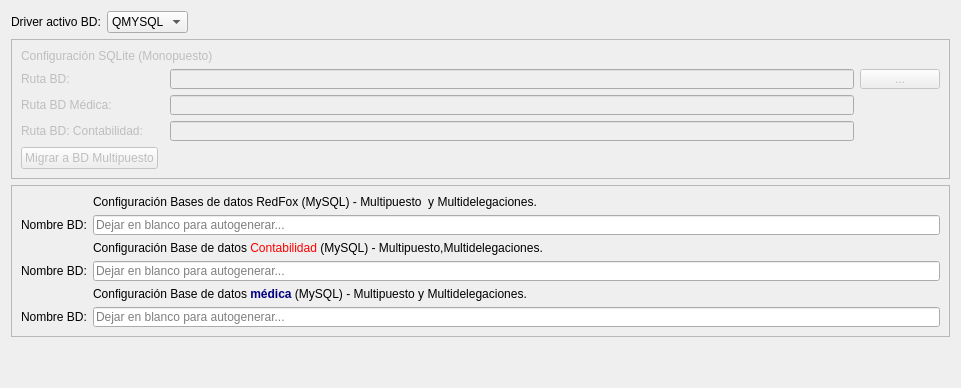
         <widget class="QWidget" name="tabWidgetPage2_3">
          <attribute name="title">
           <string>Datos conexión Base de datos</string>
          </attribute>
          <layout class="QGridLayout" name="gridLayout_54">
           <item row="4" column="0">
            <spacer name="verticalSpacer_21">
             <property name="orientation">
              <enum>Qt::Vertical</enum>
             </property>
             <property name="sizeHint" stdset="0">
              <size>
               <width>20</width>
               <height>40</height>
              </size>
             </property>
            </spacer>
           </item>
           <item row="0" column="1">
            <widget class="QComboBox" name="txtcDriver_3">
             <item>
              <property name="text">
               <string>QMYSQL</string>
              </property>
             </item>
            </widget>
           </item>
           <item row="0" column="2">
            <spacer name="horizontalSpacer_37">
             <property name="orientation">
              <enum>Qt::Horizontal</enum>
             </property>
             <property name="sizeHint" stdset="0">
              <size>
               <width>40</width>
               <height>20</height>
              </size>
             </property>
            </spacer>
           </item>
           <item row="0" column="0">
            <widget class="QLabel" name="label_199">
             <property name="text">
              <string>Driver activo BD:</string>
             </property>
            </widget>
           </item>
           <item row="3" column="0" colspan="3">
            <widget class="QFrame" name="mysql_frame_3">
             <property name="enabled">
              <bool>true</bool>
             </property>
             <property name="sizePolicy">
              <sizepolicy hsizetype="Preferred" vsizetype="Maximum">
               <horstretch>0</horstretch>
               <verstretch>0</verstretch>
              </sizepolicy>
             </property>
             <property name="frameShape">
              <enum>QFrame::StyledPanel</enum>
             </property>
             <property name="frameShadow">
              <enum>QFrame::Raised</enum>
             </property>
             <layout class="QGridLayout" name="gridLayout_55">
              <item row="2" column="3">
               <widget class="QLabel" name="label_200">
                <property name="text">
                 <string>&lt;html&gt;&lt;head/&gt;&lt;body&gt;&lt;p&gt;Configuración Base de datos &lt;span style=&quot; color:#ff0000;&quot;&gt;Contabilidad &lt;/span&gt;(MySQL) - Multipuesto,Multidelegaciones.&lt;/p&gt;&lt;/body&gt;&lt;/html&gt;</string>
                </property>
               </widget>
              </item>
              <item row="0" column="3">
               <widget class="QLabel" name="label_201">
                <property name="text">
                 <string>Configuración Bases de datos RedFox (MySQL) - Multipuesto  y Multidelegaciones.</string>
                </property>
               </widget>
              </item>
              <item row="1" column="2">
               <widget class="QLabel" name="label_202">
                <property name="text">
                 <string>Nombre BD:</string>
                </property>
               </widget>
              </item>
              <item row="1" column="3">
               <widget class="QLineEdit" name="txtnombre_bd_3">
                <property name="maximumSize">
                 <size>
                  <width>16777215</width>
                  <height>20</height>
                 </size>
                </property>
                <property name="placeholderText">
                 <string>Dejar en blanco para autogenerar...</string>
                </property>
               </widget>
              </item>
              <item row="4" column="2">
               <widget class="QLabel" name="label_203">
                <property name="text">
                 <string>Nombre BD:</string>
                </property>
               </widget>
              </item>
              <item row="4" column="3">
               <widget class="QLineEdit" name="txtNombre_BDConta_3">
                <property name="maximumSize">
                 <size>
                  <width>16777215</width>
                  <height>20</height>
                 </size>
                </property>
                <property name="placeholderText">
                 <string>Dejar en blanco para autogenerar...</string>
                </property>
               </widget>
              </item>
              <item row="7" column="2">
               <widget class="QLabel" name="label_204">
                <property name="text">
                 <string>Nombre BD:</string>
                </property>
               </widget>
              </item>
              <item row="7" column="3">
               <widget class="QLineEdit" name="txtnombre_bdMedic_3">
                <property name="maximumSize">
                 <size>
                  <width>16777215</width>
                  <height>20</height>
                 </size>
                </property>
                <property name="placeholderText">
                 <string>Dejar en blanco para autogenerar...</string>
                </property>
               </widget>
              </item>
              <item row="5" column="3">
               <widget class="QLabel" name="label_205">
                <property name="text">
                 <string>&lt;html&gt;&lt;head/&gt;&lt;body&gt;&lt;p&gt;Configuración Base de datos &lt;span style=&quot; font-weight:600; color:#000080;&quot;&gt;médica&lt;/span&gt; (MySQL) - Multipuesto y Multidelegaciones.&lt;/p&gt;&lt;/body&gt;&lt;/html&gt;</string>
                </property>
               </widget>
              </item>
             </layout>
            </widget>
           </item>
           <item row="1" column="0" colspan="3">
            <widget class="QFrame" name="sqlite_frame_3">
             <property name="enabled">
              <bool>false</bool>
             </property>
             <property name="sizePolicy">
              <sizepolicy hsizetype="Preferred" vsizetype="Maximum">
               <horstretch>0</horstretch>
               <verstretch>0</verstretch>
              </sizepolicy>
             </property>
             <property name="frameShape">
              <enum>QFrame::StyledPanel</enum>
             </property>
             <property name="frameShadow">
              <enum>QFrame::Raised</enum>
             </property>
             <layout class="QGridLayout" name="gridLayout_56">
              <item row="0" column="0" colspan="3">
               <widget class="QLabel" name="label_206">
                <property name="text">
                 <string>&lt;html&gt;&lt;head/&gt;&lt;body&gt;&lt;p&gt;Configuración SQLite (Monopuesto)&lt;/p&gt;&lt;/body&gt;&lt;/html&gt;</string>
                </property>
               </widget>
              </item>
              <item row="1" column="0">
               <widget class="QLabel" name="label_207">
                <property name="text">
                 <string>Ruta BD:</string>
                </property>
               </widget>
              </item>
              <item row="1" column="2">
               <widget class="QLineEdit" name="txtRutaBd_3">
                <property name="maximumSize">
                 <size>
                  <width>16777215</width>
                  <height>20</height>
                 </size>
                </property>
               </widget>
              </item>
              <item row="4" column="0">
               <widget class="QPushButton" name="btn_migrar_3">
                <property name="text">
                 <string>Migrar a BD Multipuesto</string>
                </property>
               </widget>
              </item>
              <item row="4" column="2" colspan="2">
               <spacer name="horizontalSpacer_38">
                <property name="orientation">
                 <enum>Qt::Horizontal</enum>
                </property>
                <property name="sizeHint" stdset="0">
                 <size>
                  <width>770</width>
                  <height>20</height>
                 </size>
                </property>
               </spacer>
              </item>
              <item row="1" column="3">
               <widget class="QPushButton" name="btn_ruta_db_3">
                <property name="sizePolicy">
                 <sizepolicy hsizetype="Fixed" vsizetype="Fixed">
                  <horstretch>0</horstretch>
                  <verstretch>0</verstretch>
                 </sizepolicy>
                </property>
                <property name="minimumSize">
                 <size>
                  <width>30</width>
                  <height>0</height>
                 </size>
                </property>
                <property name="maximumSize">
                 <size>
                  <width>16777215</width>
                  <height>20</height>
                 </size>
                </property>
                <property name="text">
                 <string>...</string>
                </property>
               </widget>
              </item>
              <item row="3" column="2">
               <widget class="QLineEdit" name="txtruta_bd_conta_3">
                <property name="maximumSize">
                 <size>
                  <width>16777215</width>
                  <height>20</height>
                 </size>
                </property>
               </widget>
              </item>
              <item row="3" column="0">
               <widget class="QLabel" name="label_208">
                <property name="text">
                 <string>Ruta BD: Contabilidad:</string>
                </property>
               </widget>
              </item>
              <item row="2" column="0">
               <widget class="QLabel" name="label_209">
                <property name="text">
                 <string>Ruta BD Médica:</string>
                </property>
               </widget>
              </item>
              <item row="2" column="2">
               <widget class="QLineEdit" name="txtRutaBDMedica_3">
                <property name="maximumSize">
                 <size>
                  <width>16777215</width>
                  <height>20</height>
                 </size>
                </property>
               </widget>
              </item>
             </layout>
            </widget>
           </item>
          </layout>
         </widget>
